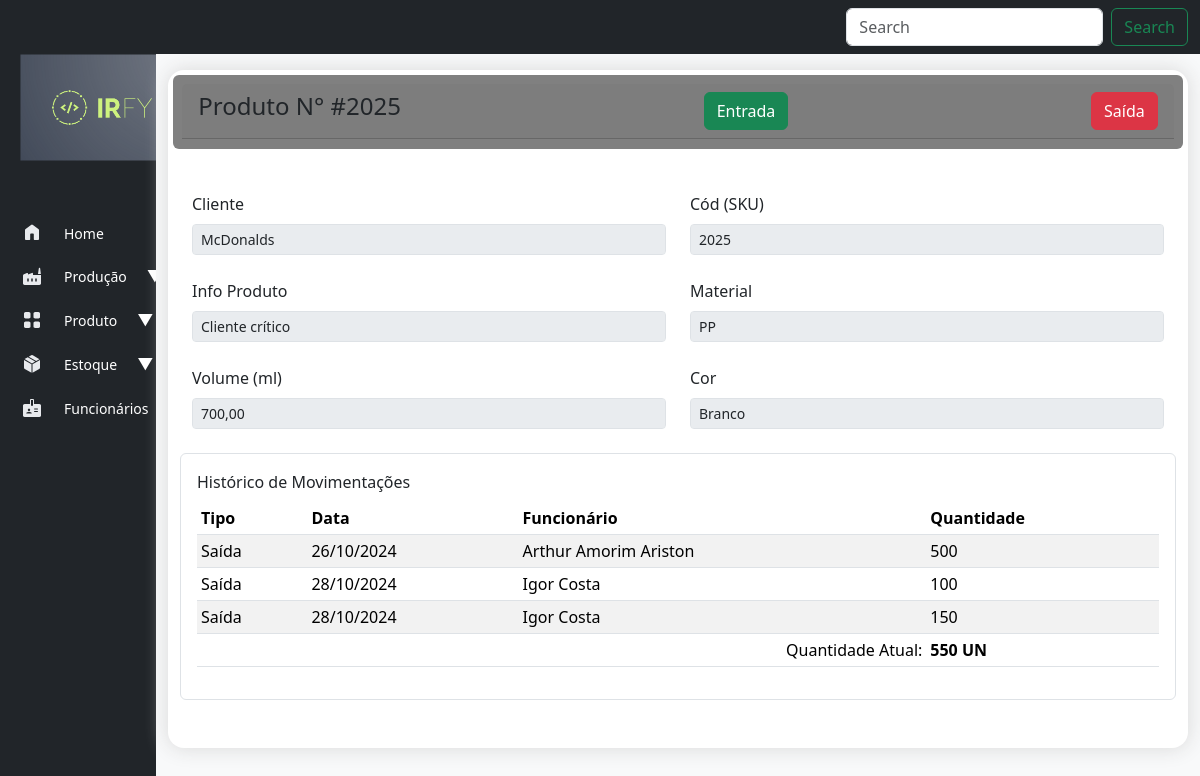
Page /estoque/produto_acabado/1/ (signed in) on the earlier database version.
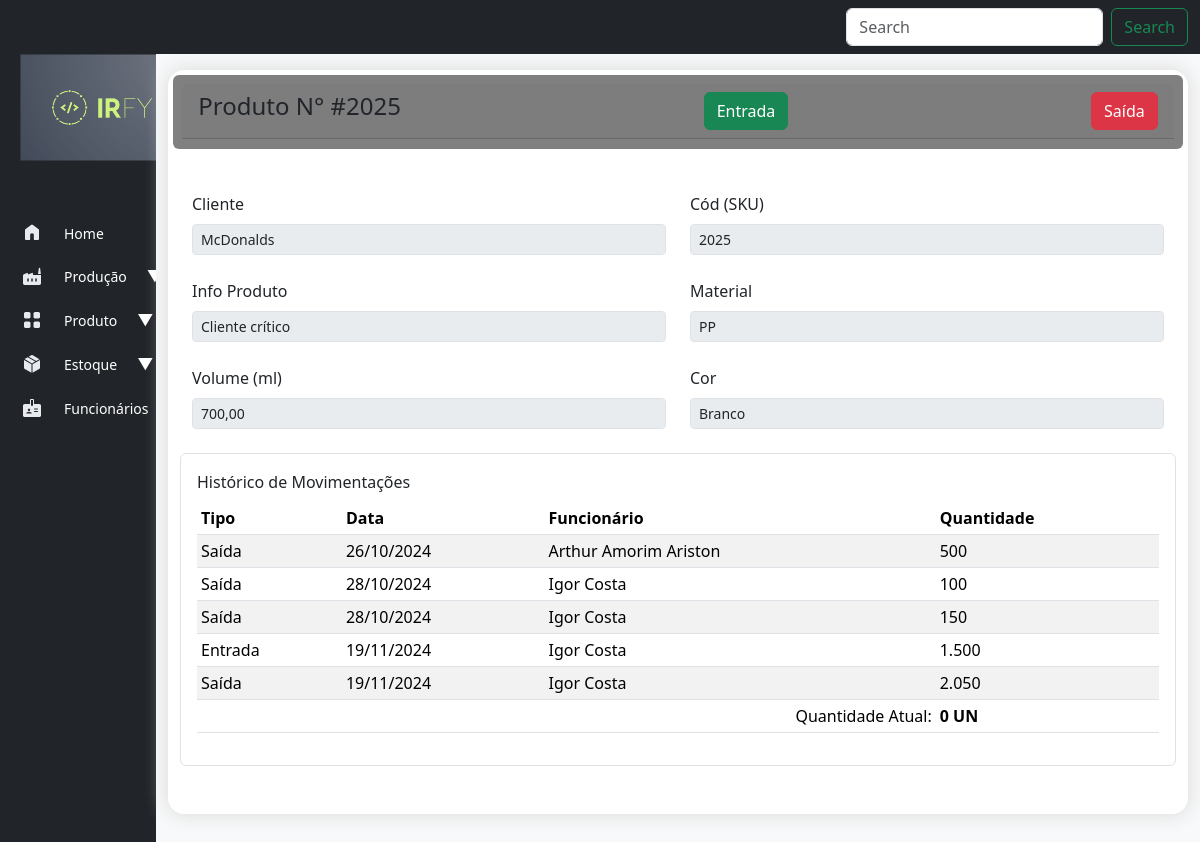
Same page on the later database version.
### estoque/models.py (models this page shows, shortened)
class MovimentoEstoqueAcabado(models.Model):
    TIPO_MOVIMENTOS_CHOICES = [
        ('entrada', 'Entrada'),
        ('saida', 'Saída'),
    ]
    produto_acabado = models.ForeignKey(ProdutoAcabado, on_delete=models.CASCADE)
    tipo_movimento = models.CharField(max_length=10, choices=TIPO_MOVIMENTOS_CHOICES)
    quantidade_movimentada = models.IntegerField()
    funcionario = models.ForeignKey(Funcionario, on_delete=models.CASCADE)
    data_mov = models.DateTimeField(auto_now_add=True)
    endereco = models.CharField(max_length=20)
    class Meta:
        verbose_name_plural = "Movimentações PA"

class ProdutoAcabado(models.Model):
    produto = models.ForeignKey(Produto, on_delete=models.CASCADE)
    quantidade = models.PositiveBigIntegerField(default=0)
    data_entrada = models.DateField(auto_now_add=True)
    localizacao = models.CharField(max_length=20)
    peso_liq_caixa = models.DecimalField(max_digits=10, decimal_places=4, blank=True, null=True)
    peso_brt_caixa = models.DecimalField(max_digits=10, decimal_places=4, blank=True, null=True)
    cartucho = models.CharField(max_length=8)
    qtd_total_caixa = models.IntegerField(default=0, null=True)
    codigo_barra = models.CharField(max_length=13, blank=True, null=True)
    codigo_barra_pct = models.CharField(max_length=13, blank=True, null=True)
    class Meta:
        verbose_name_plural = "Produtos Acabados"

### cadastro/models.py (models this page shows, shortened)
class Funcionario(models.Model):
    STATUS_CHOICES = [
        ('ativo', 'Ativo'),        ('inativo', 'Inativo'),
    ]
    nome_funcionario = models.CharField(max_length=100)
    matricula_funcionario = models.CharField(max_length=5, unique=True)
    status = models.CharField(max_length=7, choices=STATUS_CHOICES, default="ativo")
    created_at = models.DateField(auto_now_add=True)
    def __str__(self):
        return self.nome_funcionario

class Produto(models.Model):
    cliente = models.ForeignKey(Cliente, on_delete=models.CASCADE)
    nome = models.CharField(max_length=255)
    codigo = models.CharField(max_length=50, unique=True)
    descricao = models.TextField(blank=True, null=True)
    material = models.CharField(max_length=100, null=True)
    peso = models.DecimalField(max_digits=10, decimal_places=2)
    volume = models.DecimalField(max_digits=10, decimal_places=2)
    cor = models.CharField(max_length=50, null=True)

class Cliente(models.Model):
    TIPOS_CLIENTE = [
        ('pf', 'Pessoa Física'),
        ('pj', 'Pessoa Jurídica'),
    ]
    nome_cliente = models.CharField(max_length=255)
    tipo_cliente = models.CharField(max_length=2, choices=TIPOS_CLIENTE, default='pf')
    cpf_cnpj = models.CharField(max_length=18, unique=True)
    email = models.EmailField(max_length=254)
    telefone = models.CharField(max_length=20, blank=True, null=True)
    endereco = models.TextField()
    data_cadastro = models.DateTimeField(auto_now_add=True)
    def __str__(self):
        return self.nome_cliente

### estoque/views.py (the view)
# urls.py: path('produto_acabado/<produto_acabado_id>/', views.produto_acabado, name='produto_acabado'),
@login_required
def produto_acabado(request, produto_acabado_id):
    produto_acabado = ProdutoAcabado.objects.get(id = produto_acabado_id)
    movimentacoes = MovimentoEstoqueAcabado.objects.filter(produto_acabado=produto_acabado)
    context = {'movimentacoes': movimentacoes, 'produto_acabado': produto_acabado}
    return render(request, 'estoque_acabado/produto_acabado.html', context)

### estoque/templates/estoque_acabado/produto_acabado.html (shortened to what this page needs)
{% extends "base.html" %}
{% load django_bootstrap5 %}
{% load humanize %}
{% block header %}
<div class="card-header d-flex justify-content-between">
    <h4 class="mb-0"> Produto N° #{{ produto_acabado.produto.codigo }} </h4>
    {% block buttons %}
    <button type="button" class="btn btn-success" data-bs-toggle="modal" data-bs-target="#modalEntrada">Entrada</button>
    <button type="button" class="btn btn-danger" data-bs-toggle="modal" data-bs-target="#exampleModal">Saída</button>
    {% endblock buttons %}
</div>
{% endblock header %}
{% block content %}
<div class="row d-flex justify-content-center">
    <div class="col-md-6 mb-4">
        <label for="disabledTextInput" class="form-label">Cliente</label>
        <input disabled type="text" id="disabledTextInput" class="form-control form-control-sm"
            value="{{ produto_acabado.produto.cliente }}">
    </div>
    <div class="col-md-6 mb-4">
        <label for="disabledTextInput" class="form-label">Cód (SKU)</label>
        <input disabled type="text" id="disabledTextInput" class="form-control form-control-sm"
            value="{{ produto_acabado.produto.codigo }}">
    </div>
</div>
<div class="row d-flex justify-content-center">
    <div class="col-md-6 mb-4">
        <label for="disabledTextInput" class="form-label">Info Produto</label>
        <input disabled type="text" id="disabledTextInput" class="form-control form-control-sm"
            value="{{ produto_acabado.produto.descricao }}">
    </div>
    <div class="col-md-6 mb-4">
        <label for="disabledTextInput" class="form-label">Material</label>
        <input disabled type="text" id="disabledTextInput" class="form-control form-control-sm"
            value="{{ produto_acabado.produto.material }}">
    </div>
</div>
<div class="row d-flex justify-content-center">
    <div class="col-md-6 mb-4">
        <label for="disabledTextInput" class="form-label">Volume (ml)</label>
        <input disabled type="text" id="disabledTextInput" class="form-control form-control-sm"
            value="{{ produto_acabado.produto.volume }}">
    </div>
    <div class="col-md-6 mb-4">
        <label for="disabledTextInput" class="form-label">Cor</label>
        <input disabled type="text" id="disabledTextInput" class="form-control form-control-sm"
            value="{{ produto_acabado.produto.cor }}">
    </div>
</div>
<div class="row d-flex justify-content-center">
    <div class="col-md-12 mb-4 p-3 border rounded">
        <label class="form-label">Histórico de Movimentações</label>
        <table class="table table-striped table-sm">
            <thead>
                <tr>
                    <th>Tipo</th>
                    <th>Data</th>
                    <th>Funcionário</th>
                    <th>Quantidade</th>
                </tr>
            </thead>
            <tbody>
                {% for mov in movimentacoes %}
                <tr>
                    <td> {{ mov.get_tipo_movimento_display }} </td>
                    <td> {{ mov.data_mov | date:'d/m/Y' }} </td>
                    <td> {{ mov.funcionario }} </td>
                    <td> {{ mov.quantidade_movimentada | intcomma }} </td>
                </tr>
                {% empty %}
                <tr>
                    <td colspan="5">Nenhuma movimentação encontrada.</td>
                </tr>
                {% endfor %}
                <tr>
                    <td></td>
                    <td></td>
                    <td style="text-align: end; background-color: white;"> Quantidade Atual:</td>
                    <td> <strong> {{ produto_acabado.quantidade | intcomma }} UN</strong></td>
                </tr>
            </tbody>
        </table>
    </div>
</div>
</div>
{% endblock content %}

Differences in the rows shown:
changed ProdutoAcabado "McDonalds": quantidade "550" → "0"
added MovimentoEstoqueAcabado: tipo_movimento "Entrada", data_mov "19/11/2024", funcionario "Igor Costa", quantidade_movimentada "1.500"
added MovimentoEstoqueAcabado: tipo_movimento "Saída", data_mov "19/11/2024", funcionario "Igor Costa", quantidade_movimentada "2.050"
